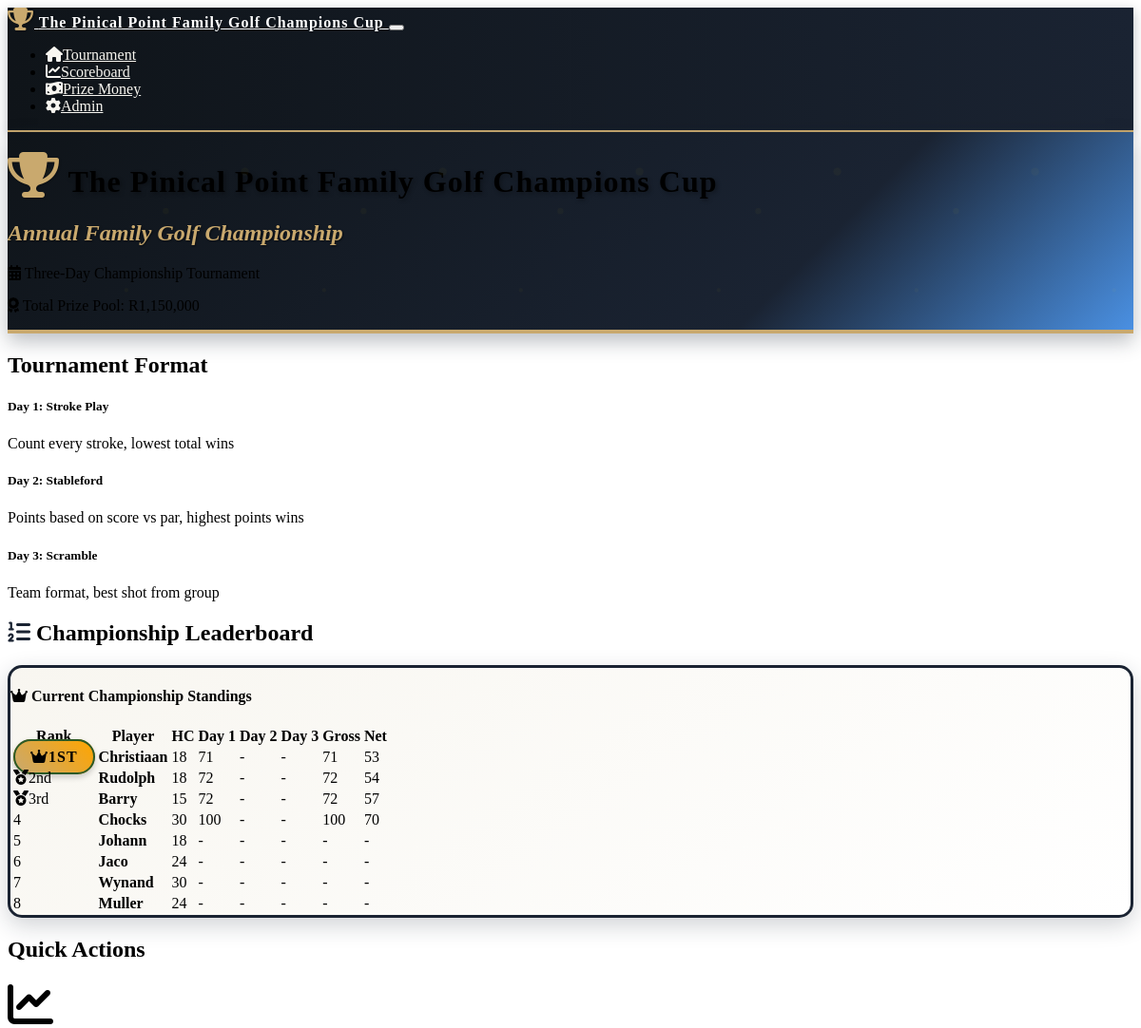
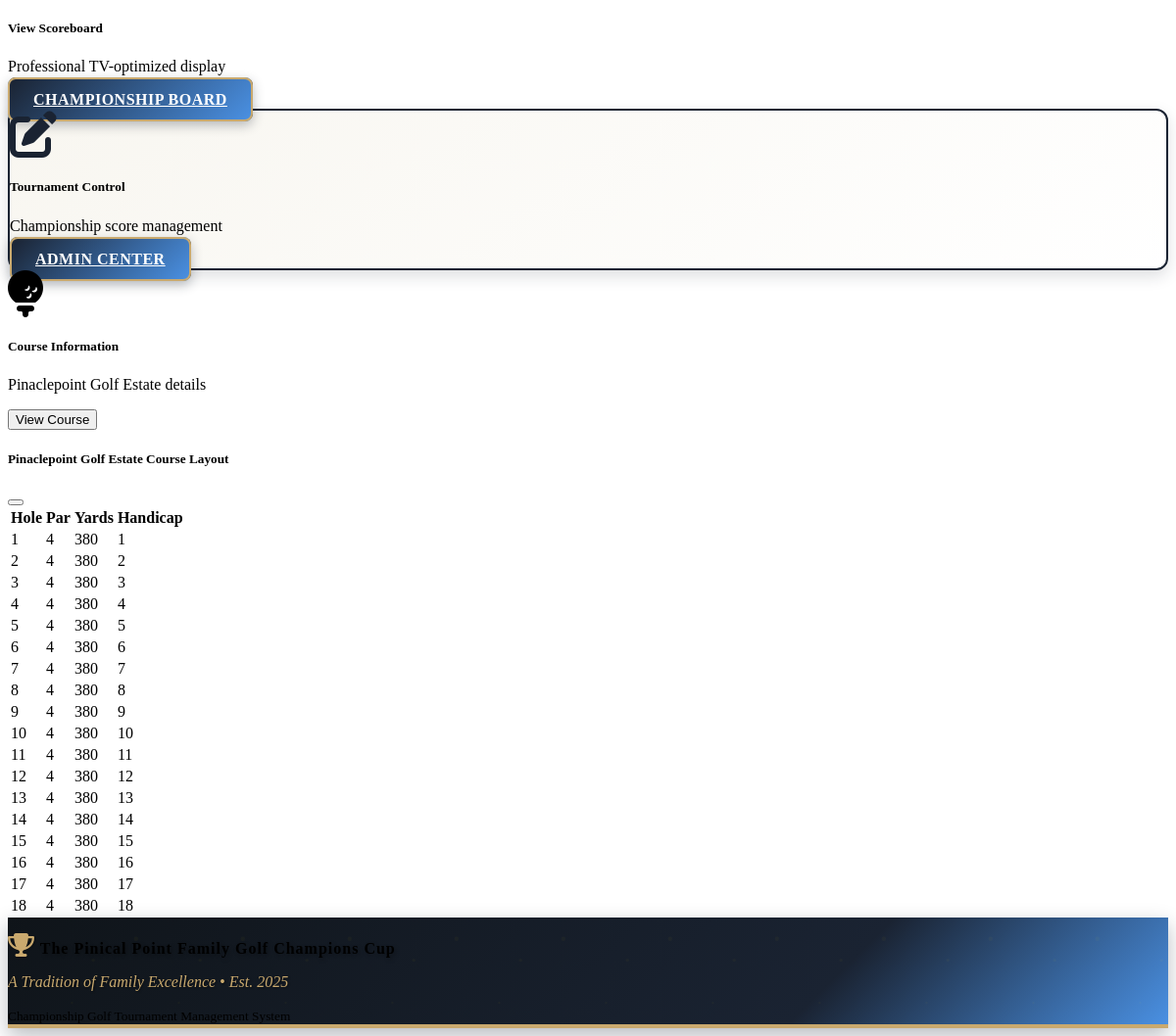
The page / on the database its author committed (2 pictures, top to bottom).
### models.py (models this page shows)
class Round(db.Model):
    id = db.Column(db.Integer, primary_key=True)
    tournament_id = db.Column(db.Integer, db.ForeignKey('tournament.id'), nullable=False)
    day = db.Column(db.Integer, nullable=False)  # 1, 2, or 3
    format = db.Column(db.String(50), nullable=False)  # 'stroke_play', 'stableford', 'scramble'
    date = db.Column(db.Date, nullable=False)
    completed = db.Column(db.Boolean, default=False)
    scores = db.relationship('Score', backref='round', lazy=True)

class Player(db.Model):
    id = db.Column(db.Integer, primary_key=True)
    name = db.Column(db.String(100), nullable=False)
    tournament_id = db.Column(db.Integer, db.ForeignKey('tournament.id'), nullable=False)
    handicap = db.Column(db.Integer, default=0)
    created_at = db.Column(db.DateTime, default=datetime.utcnow)
    scores = db.relationship('Score', backref='player', lazy=True)

### routes.py (the view)
@app.route('/')
def index():
    tournament = Tournament.query.first()
    if not tournament:
        return redirect(url_for('player_setup'))
    players = Player.query.filter_by(tournament_id=tournament.id).all()
    rounds = Round.query.filter_by(tournament_id=tournament.id).order_by(Round.day).all()
    leaderboard = calculate_leaderboard(tournament.id)
    return render_template('index.html',
                         tournament=tournament,
                         players=players,
                         rounds=rounds,
                         leaderboard=leaderboard,
                         tournament_formats=TOURNAMENT_FORMATS)

### models.py (called while the page is built)
    def get_net_score(self):
        if self.total_strokes:
            return self.total_strokes - self.player.handicap
        return None

### templates/index.html
{% extends "base.html" %}
{% block content %}
<div class="container">
    <div class="row mb-4">
        <div class="col-12">
            <div class="card tournament-header">
                <div class="card-body text-center py-5 position-relative">
                    <h1 class="card-title text-white mb-3 tournament-logo display-3">
                        <i class="fas fa-trophy me-3 trophy-icon"></i>
                        The Pinical Point Family Golf Champions Cup
                    </h1>
                    <h2 class="tournament-tagline mb-3">
                        Annual Family Golf Championship
                    </h2>
                    <div class="row justify-content-center">
                        <div class="col-md-8">
                            <p class="card-text text-white mb-2 fs-5">
                                <i class="fas fa-calendar-alt me-2"></i>
                                Three-Day Championship Tournament
                            </p>
                            <p class="card-text text-white-50 mb-0 fs-6">
                                <i class="fas fa-award me-2"></i>
                                Total Prize Pool: R{{ "{:,}".format(1150000) }}
                            </p>
                        </div>
                    </div>
                </div>
            </div>
        </div>
    </div>
    <div class="row mb-4">
        <div class="col-12">
            <h2 class="mb-3">Tournament Format</h2>
            <div class="row">
                {% for day, format_info in tournament_formats.items() %}
                <div class="col-md-4 mb-3">
                    <div class="card h-100">
                        <div class="card-header">
                            <h5 class="mb-0">Day {{ day }}: {{ format_info.name }}</h5>
                        </div>
                        <div class="card-body">
                            <p class="card-text">{{ format_info.description }}</p>
                        </div>
                    </div>
                </div>
                {% endfor %}
            </div>
        </div>
    </div>
    {% if leaderboard %}
    <div class="row mb-4">
        <div class="col-12">
            <h2 class="mb-3 text-center">
                <i class="fas fa-list-ol me-2 text-golf-green"></i>
                Championship Leaderboard
            </h2>
            <div class="card leaderboard-card">
                <div class="card-header text-center">
                    <h4 class="mb-0">
                        <i class="fas fa-crown me-2"></i>
                        Current Championship Standings
                    </h4>
                </div>
                <div class="card-body">
                    <div class="table-responsive">
                        <table class="table table-striped">
                            <thead>
                                <tr>
                                    <th class="text-center">Rank</th>
                                    <th class="text-start">Player</th>
                                    <th class="text-center">HC</th>
                                    <th class="text-center">Day 1</th>
                                    <th class="text-center">Day 2</th>
                                    <th class="text-center">Day 3</th>
                                    <th class="text-center">Gross</th>
                                    <th class="text-center">Net</th>
                                </tr>
                            </thead>
                            <tbody>
                                {% for player_data in leaderboard %}
                                <tr class="{% if player_data.rank <= 3 %}table-warning{% endif %}">
                                    <td class="text-center">
                                        {% if player_data.rank == 1 %}
                                            <span class="championship-badge">
                                                <i class="fas fa-crown me-1"></i>1st
                                            </span>
                                        {% elif player_data.rank == 2 %}
                                            <span class="badge bg-secondary fs-6">
                                                <i class="fas fa-medal me-1"></i>2nd
                                            </span>
                                        {% elif player_data.rank == 3 %}
                                            <span class="badge bg-warning text-dark fs-6">
                                                <i class="fas fa-medal me-1"></i>3rd
                                            </span>
                                        {% else %}
                                            <span class="fs-5 fw-bold">{{ player_data.rank }}</span>
                                        {% endif %}
                                    </td>
                                    <td><strong class="fs-5">{{ player_data.player.name }}</strong></td>
                                    <td class="text-center">
                                    <span class="badge bg-primary">{{ player_data.player.handicap }}</span>
                                </td>
                                    <td class="text-center">{{ player_data.day_scores[0] or '-' }}</td>
                                    <td class="text-center">{{ player_data.day_scores[1] or '-' }}</td>
                                    <td class="text-center">{{ player_data.day_scores[2] or '-' }}</td>
                                    <td class="text-center">
                                        {% if player_data.total_score > 0 %}
                                            {{ player_data.total_score }}
                                        {% elif player_data.total_points > 0 %}
                                            {{ player_data.total_points }} pts
                                        {% else %}
                                            -
                                        {% endif %}
                                    </td>
                                    <td class="text-center">
                                        {% if player_data.net_score %}
                                            {{ player_data.net_score }}
                                        {% else %}
                                            -
                                        {% endif %}
                                    </td>
                                </tr>
                                {% endfor %}
                            </tbody>
                        </table>
                    </div>
                </div>
            </div>
        </div>
    </div>
    {% endif %}
    <div class="row">
        <div class="col-12">
            <h2 class="mb-3">Quick Actions</h2>
            <div class="row">
                <div class="col-md-4 mb-3">
                    <div class="card h-100">
                        <div class="card-body text-center">
                            <i class="fas fa-chart-line fa-3x text-primary mb-3"></i>
                            <h5 class="card-title">View Scoreboard</h5>
                            <p class="card-text">Professional TV-optimized display</p>
                            <a href="{{ url_for('scoreboard') }}" class="btn btn-tournament">Championship Board</a>
                        </div>
                    </div>
                </div>
                <div class="col-md-4 mb-3">
                    <div class="card card-tournament h-100">
                        <div class="card-body text-center">
                            <i class="fas fa-edit fa-3x text-golf-green mb-3"></i>
                            <h5 class="card-title">Tournament Control</h5>
                            <p class="card-text">Championship score management</p>
                            <a href="{{ url_for('admin') }}" class="btn btn-tournament">Admin Center</a>
                        </div>
                    </div>
                </div>
                <div class="col-md-4 mb-3">
                    <div class="card h-100">
                        <div class="card-body text-center">
                            <i class="fas fa-golf-ball fa-3x text-info mb-3"></i>
                            <h5 class="card-title">Course Information</h5>
                            <p class="card-text">Pinaclepoint Golf Estate details</p>
                            <button class="btn btn-info" data-bs-toggle="modal" data-bs-target="#courseModal">
                                View Course
                            </button>
                        </div>
                    </div>
                </div>
            </div>
        </div>
    </div>
</div>
<div class="modal fade" id="courseModal" tabindex="-1">
    <div class="modal-dialog modal-lg">
        <div class="modal-content">
            <div class="modal-header">
                <h5 class="modal-title">Pinaclepoint Golf Estate Course Layout</h5>
                <button type="button" class="btn-close" data-bs-dismiss="modal"></button>
            </div>
            <div class="modal-body">
                <div class="table-responsive">
                    <table class="table table-sm">
                        <thead>
                            <tr>
                                <th>Hole</th>
                                <th>Par</th>
                                <th>Yards</th>
                                <th>Handicap</th>
                            </tr>
                        </thead>
                        <tbody>
                            {% for hole in range(1, 19) %}
                            <tr>
                                <td>{{ hole }}</td>
                                <td>4</td>
                                <td>380</td>
                                <td>{{ hole }}</td>
                            </tr>
                            {% endfor %}
                        </tbody>
                    </table>
                </div>
            </div>
        </div>
    </div>
</div>
{% endblock %}

### static/css/custom.css (style rules this page uses)
:root { --tournament-navy: #1a2332; --tournament-gold: #c9a96e; --tournament-white: #FFFFFF; --tournament-dark-navy: #0f1419; --tournament-accent-blue: #4a90e2; --tournament-cream: #f8f6f0; --tournament-silver: #8a9ba8; --tournament-shadow: rgba(26, 35, 50, 0.3); --tournament-green: #2d5a27; --tournament-light-green: #4a7c59; }
.tournament-header { background: linear-gradient(135deg, var(--tournament-dark-navy) 0%, var(--tournament-navy) 70%, var(--tournament-accent-blue) 100%); border-bottom: 4px solid var(--tournament-gold); box-shadow: 0 8px 20px var(--tournament-shadow); position: relative; overflow: hidden; }
.tournament-header::before { content: ''; position: absolute; top: 0; left: 0; right: 0; bottom: 0; opacity: 0.3; }
.tournament-logo { font-family: 'Georgia', serif; font-weight: bold; text-shadow: 2px 2px 4px rgba(0,0,0,0.3); letter-spacing: 1px; }
.tournament-tagline { font-family: 'Georgia', serif; font-style: italic; color: var(--tournament-gold); text-shadow: 1px 1px 2px rgba(0,0,0,0.5); }
.text-golf-green { color: var(--tournament-navy) !important; }
.card-tournament { border: 2px solid var(--tournament-navy); border-radius: 12px; box-shadow: 0 6px 16px rgba(26, 35, 50, 0.15); background: linear-gradient(145deg, var(--tournament-cream) 0%, #ffffff 100%); }
.leaderboard-card { background: linear-gradient(145deg, var(--tournament-cream) 0%, #ffffff 100%); border: 3px solid var(--tournament-navy); border-radius: 15px; box-shadow: 0 8px 24px rgba(26, 35, 50, 0.2); }
.btn-tournament { background: linear-gradient(135deg, var(--tournament-navy) 0%, var(--tournament-accent-blue) 100%); border: 2px solid var(--tournament-gold); color: white; font-weight: bold; text-transform: uppercase; letter-spacing: 0.5px; padding: 12px 24px; border-radius: 8px; box-shadow: 0 4px 12px rgba(26, 35, 50, 0.3); transition: all 0.3s ease; }
.championship-badge { background: linear-gradient(45deg, var(--tournament-gold) 0%, #FFA500 100%); color: #000; font-weight: bold; border: 2px solid var(--tournament-green); padding: 8px 16px; border-radius: 25px; box-shadow: 0 3px 6px rgba(0,0,0,0.2); text-transform: uppercase; letter-spacing: 1px; }
.trophy-icon { color: var(--tournament-gold); text-shadow: 1px 1px 2px rgba(0,0,0,0.3); font-size: 1.5em; }

### rows shown on the page
Round: day "2", name "Stableford", description "Points based on score vs par, highest points wins"
Round: day "3", name "Scramble", description "Team format, best shot from group"
Player: player.name "Christiaan", player.handicap "18"
Player: player.name "Rudolph", player.handicap "18"
Player: player.name "Barry", player.handicap "15"
Player: player.name "Chocks", player.handicap "30"
Player: player.name "Johann", player.handicap "18"
Player: player.name "Jaco", player.handicap "24"
Player: player.name "Wynand", player.handicap "30"
Player: player.name "Muller", player.handicap "24"

### other values the page prints
{{ "{:,}".format(1150000) }} "1,150,000"
{{ day }} "1"
{{ player_data.day_scores[0] or '-' }} "71" "72" "72" "100" "-" "-" "-" "-"
{{ player_data.day_scores[1] or '-' }} "-" "-" "-" "-" "-" "-" "-" "-"
{{ player_data.day_scores[2] or '-' }} "-" "-" "-" "-" "-" "-" "-" "-"
{{ player_data.total_score }} "71" "72" "72" "100"
{{ player_data.net_score }} "53" "54" "57" "70"
{{ player_data.rank }} "4" "5" "6" "7" "8"
{{ hole }} "1" "2" "3" "4" "5" "6" "7" "8" "9" "10" "11" "12" "13" "14" "15" "16" "17" "18"
